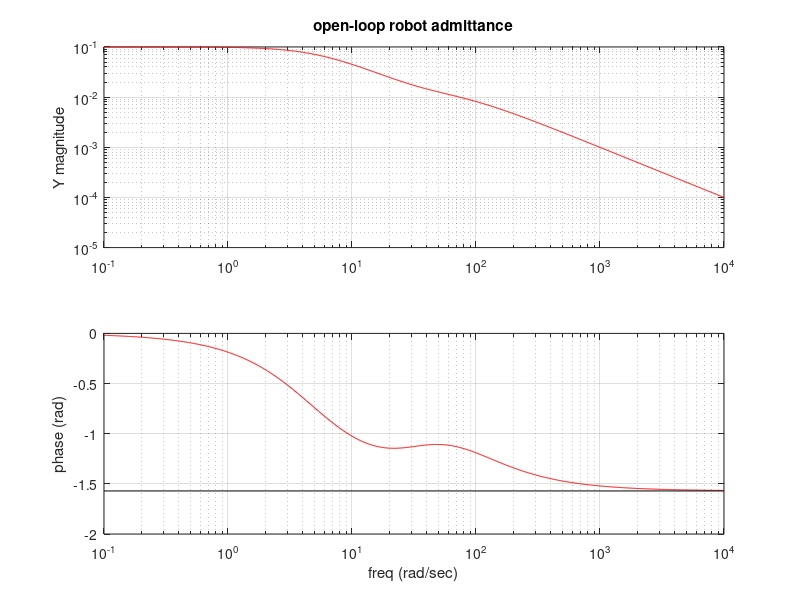
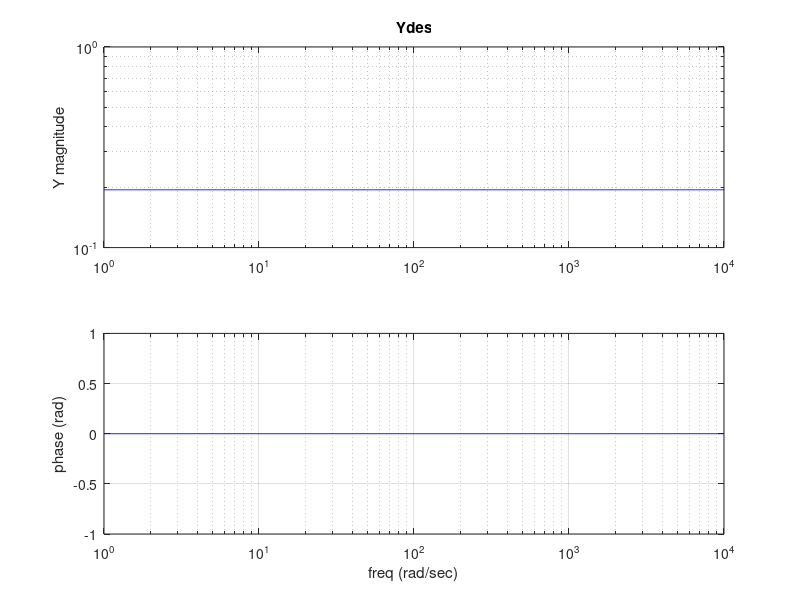
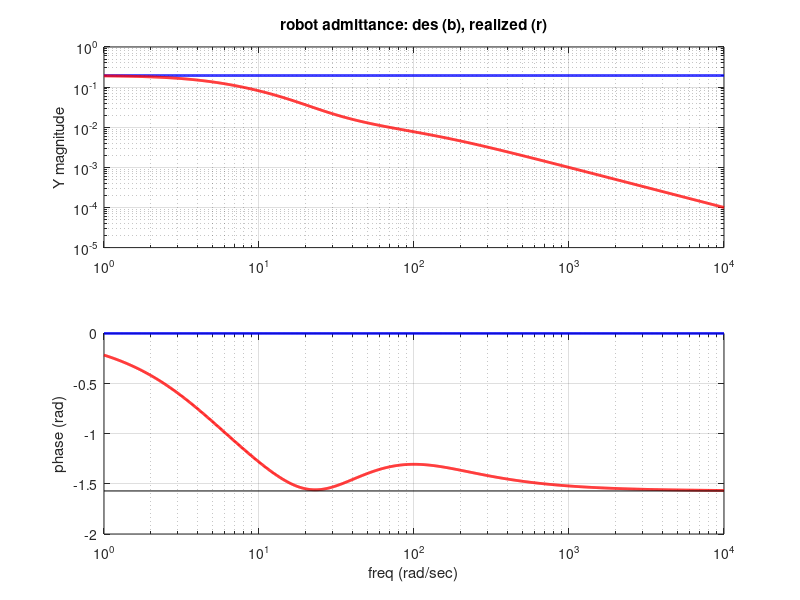
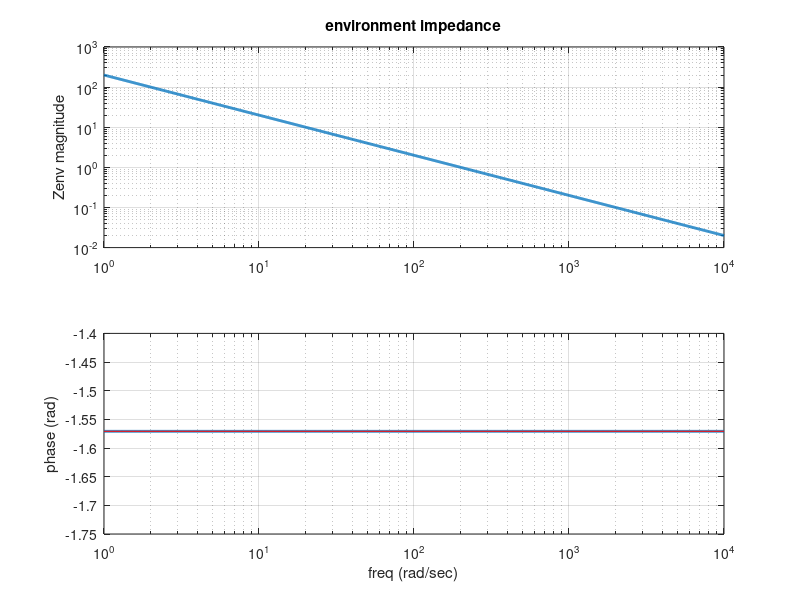

These charts were generated, in order, by the following MATLAB code:
%passivity analysis of a 1-DOF system
clear all
m1 = 1 %system model: a 1kg mass proximal to actuator
m2 = 1 %and 1kg mass distal from motor
Kt = 1000 %stiffness of transmission
Bt = 50 %damping of transmission
M=[m1,0;0,m2]
omega_n = sqrt(2*Kt/(m1+m2))

Bt_mat = [Bt,-Bt;-Bt,Bt];
Kt_mat = [Kt,-Kt;-Kt,Kt];
B_actuator = 10; %actuator has lots of friction; want to mask this with feedback



Kenv= 2000000 %23 %100 %120 %200000 %environment model: a spring of this stiffness, N/m

%desired impedance of Bdes and Kdes
%LOWER BDES IS BETTER, implies more responsive closed-loop admittance of
%the robot\
a = 4.5 ;
b = 5.8 ;
Bdes = (a + b ) /2%damping of desired admittance
Bdes = 150000;
Kdes = 0; %10; %20; %100 %stiffness of desired admittance

%0.044 0.035 0.030

%servo controller gains:
Kp = 200 %200 %200 %20000  %200
Kv = 40 %40 %3000  %40

npts = 1000;

freq_range = logspace(0,2,npts);
real_pts = zeros(size(freq_range));
mag_pts = zeros(size(freq_range));
phase_pts = zeros(size(freq_range));
i=sqrt(-1);

%compute the open-loop admittance of the uncontrolled robot
freq_range = logspace(-1,4,npts);
real_pts = zeros(size(freq_range));
Ydes_mag_pts = zeros(size(freq_range));
Ydes_phase_pts = zeros(size(freq_range));
Yol_mag_pts = zeros(size(freq_range));
Yol_phase_pts = zeros(size(freq_range));
for k=1:npts
  w=freq_range(k);
    s = 1i*w;
   Z_plant = M*s +Bt_mat + [1;0]*B_actuator*[1,0] +Kt_mat/s; % +Fdbk_mat;   
   B_plant = [0;1];
   v_vec = inv(Z_plant)*B_plant;
    v2 =[0,1]* v_vec;    
   Yol_mag_pts(k) = abs(v2);
   Yol_phase_pts(k) = atan2(imag(v2),real(v2));       
    
  end
figure(1)
clf
subplot(2,1,1)
loglog(freq_range, Yol_mag_pts,'r')
ylabel('Y magnitude')
grid on
hold on
title('open-loop robot admittance')
subplot(2,1,2)
semilogx(freq_range,Yol_phase_pts,'r')
xlabel('freq (rad/sec)')
ylabel('phase (rad)')
grid on
hold on
plot([freq_range(1),freq_range(npts)],[-pi/2,-pi/2],'k')  


%compute and plot Ydes in the frequency domain
%freq_range = logspace(-1,4,npts);
freq_range = logspace(0,4,npts);
real_pts = zeros(size(freq_range));
Ydes_mag_pts = zeros(size(freq_range));
Ydes_phase_pts = zeros(size(freq_range));

for k=1:npts
  w=freq_range(k);
    s = 1i*w;
   Ydes = s/(Bdes*s+Kdes);
   Ydes_mag_pts(k) = abs(Ydes);
   Ydes_phase_pts(k) = atan2(imag(Ydes),real(Ydes));
end

figure(2)
clf
subplot(2,1,1)
loglog(freq_range, Ydes_mag_pts,'b')
ylabel('Y magnitude')
grid on
hold on
title('Ydes')


subplot(2,1,2)
semilogx(freq_range,Ydes_phase_pts,'b')
xlabel('freq (rad/sec)')
ylabel('phase (rad)')
grid on
hold on


%compute the closed-loop admittance:

Ycl_mag_pts = zeros(size(freq_range));
Ycl_phase_pts = zeros(size(freq_range));
Ycl_pts = zeros(size(freq_range));
passive=true;
for k=1:npts
  w=freq_range(k);
    s = 1i*w;
   %Ydes = s/(Bdes*s+Kdes); or simply 1/Bdes if Kdes=0
    %open-loop plant is:
    %Z_plant = M*s +Bt_mat + [1;0]*B_actuator*[0,1] +Kt_mat/s;
    %Z_plant*v = [1;0]u + [0;1]Fe
   Z_plant = M*s +Bt_mat + [1;0]*B_actuator*[1,0] +Kt_mat/s;    

   %servo_fdbk_mat = [Kp/s+Kv,0;0,0];
  
   %u = [-Kp/s -Kv,0]v +[Kp,0]*x_cmd
   %x_cmd = (1/s)*Y_des*Fe
   Ydes = s/(Bdes*s+Kdes);
   Gf = Kp*Ydes/s; %at Y_des = 1/Bdes
   %Gv = 1/(s^2)*(Kp*Kdes/Bdes)+(Kv + Kp/s);
   Gv = (Kp/s + Kv);
   % simply Gv = (Kv + Kp/s) for Kdes=0
   servo_fdbk_mat = [1;0]*(Gv)*[1,0];
   %more generally:
   %Gv = (exp(-s*T_D)/(s^2))*(Kp)*J_inv*inv(Bvirt)*(Kvirt)*J + (Kv + Kp/s);

    LHS_mat= Z_plant + servo_fdbk_mat;
    RHS_vec = [Gf;1];    %these terms multiply Fe on the right-hand side of the eqns
    
    %LHS_mat*v = RHS_vec*Fe
    %    Y_cl = [J,0]*inv(Z_sys+(gamma_m*Gv*gamma_m'))*[Gf;1]*J';

    v_vec = inv(LHS_mat)*RHS_vec;
    v2 =[0,1]* v_vec;    
    Ycl_pts(k)= v2;
   Ycl_mag_pts(k) = abs(v2);
   Ycl_phase_pts(k) = atan2(imag(v2),real(v2));      
   if ((Ycl_phase_pts(k)<-pi/2) && (passive))
     passive=false;
     phase_crossover = Ycl_phase_pts(k)
     w_crossover = w
     Ycl_mag_crossover = Ycl_mag_pts(k)
   end
end


figure(3)
clf
subplot(2,1,1)
loglog(freq_range, Ydes_mag_pts,'b','linewidth',2)
ylabel('Y magnitude')
grid on
hold on
title('Ydes')


subplot(2,1,2)
semilogx(freq_range,Ydes_phase_pts,'b','linewidth',2)
xlabel('freq (rad/sec)')
ylabel('phase (rad)')
grid on
hold on


subplot(2,1,1)
loglog(freq_range, Ycl_mag_pts,'r','linewidth',2)
ylabel('Y magnitude')
grid on
hold on
title('robot admittance: des (b), realized (r)','linewidth',2)


subplot(2,1,2)
semilogx(freq_range,Ycl_phase_pts,'r','linewidth',2)
xlabel('freq (rad/sec)')
ylabel('phase (rad)')
grid on
hold on
plot([freq_range(1),freq_range(npts)],[-pi/2,-pi/2],'k')


%compute impedance of the environment
Ze_mag_pts = zeros(size(freq_range));
Ze_phase_pts = zeros(size(freq_range));
Ze_pts = zeros(size(freq_range));

for k=1:npts
  w=freq_range(k);
    s = 1i*w;
    Ze = Kenv/s;
    Ze_pts(k)=Ze;
   Ze_mag_pts(k) = abs(Ze);
   Ze_phase_pts(k) = atan2(imag(Ze),real(Ze));   
end

figure(4)
clf
subplot(2,1,1)
title('magnitude of Zenv vs freq')
%plot(freq_range,mag_pts)
loglog(freq_range, Ze_mag_pts,'linewidth',2)
ylabel('Zenv magnitude')
grid on
title('environment impedance')

subplot(2,1,2)
title('Zenv phase')
%plot(freq_range,phase_pts)
semilogx(freq_range,Ze_phase_pts,'linewidth',2)
xlabel('freq (rad/sec)')
ylabel('phase (rad)')
hold on 
plot([freq_range(1),freq_range(npts)],[-pi/2,-pi/2],'r')
grid on

%compute Ycl*Zenv:
%freq_range = logspace(1,2,npts);
YrZe_mag_pts = zeros(size(freq_range));
YrZe_phase_pts = zeros(size(freq_range));
passive=true;
for k=1:npts
  w=freq_range(k);
    s = 1i*w;
   YclZenv = Ycl_pts(k)*Ze_pts(k);
   YrZe_mag_pts(k) = abs(YclZenv);
   YrZe_phase_pts(k) = atan2(imag(YclZenv),real(YclZenv));
   
   if ((YrZe_phase_pts(k)<-pi) && (passive))
     passive=false;
     YrZe_phase_crossover = YrZe_phase_pts(k)
     w_crossover = w
     YrZe_mag_crossover = YrZe_mag_pts(k)
   end
end
figure(5)
clf
subplot(2,1,1)

%plot(freq_range,mag_pts)
loglog(freq_range, YrZe_mag_pts,'linewidth',2)
ylabel(' magnitude')
grid on
title("Y of robot times Z of environment")

subplot(2,1,2)
title(' phase')
%plot(freq_range,phase_pts)
semilogx(freq_range,YrZe_phase_pts,'linewidth',2)
xlabel('freq (rad/sec)')
ylabel('phase (rad)')
hold on 
plot([freq_range(1),freq_range(npts)],[-pi,-pi],'r')
grid on
%title('environment impedance time Ycl')

%display('hit enter to do simu')
%pause
%simulate the controlled system, no time delay

x1=0.1 %non-zero initial condition
x2=0.1
v1=0
v2=0
x_cmd=0;
v_cmd=0;

dt_sim = 0.0001;
time_vec = 0:dt_sim:5;
[dummy npts_sim]=size(time_vec)

x2_hist=zeros(1,npts_sim);
v2_hist = zeros(1,npts_sim);
Fe_hist = zeros(1,npts_sim);
u_hist = zeros(1,npts_sim);
for k=1:npts_sim
  Fe = -Kenv*x2;  %for environment of a pure spring w/ stiffness Kenv
  v_cmd = (1/Bdes)*(Fe-Kdes*x1); %compute velocity that would be consistent w/ Ydes
  x_cmd=x_cmd+v_cmd*dt_sim; %and position consistent w/ Ydes
  
  %servo control:
  u=Kp*(x_cmd-x1)-Kv*v1; %send xdes to the servo controller

  x2_hist(k)=x2;
  Fe_hist(k)=Fe;
  u_hist(k)=u;
  
  %Euler 1-step simulation:
  F_trans = Bt*(v2-v1)+Kt*(x2-x1);
  a1 = (1/m1)*(F_trans+u -B_actuator*v1);
  a2 = (1/m2)*(-F_trans+Fe);
  
  v1_old = v1;
  v1=v1+a1*dt_sim; %Euler 1-step numerical integration
  x1=x1+0.5*(v1+v1_old)*dt_sim;
  v2_old = v2;
  v2=v2+a2*dt_sim; 
  x2=x2+0.5*(v2+v2_old)*dt_sim;  
  
  end

  figure(6)
  clf
  subplot(3,1,1)
  plot(time_vec,x2_hist,'b')
  title('compliance controller response: x2(t)')
  xlabel('time (sec)')
  ylabel('x (m)')
  grid on
  subplot(3,1,2)
  plot(time_vec,Fe_hist,'b')
  title('compliance controller response: Fe(t)')
  xlabel('time (sec)')
  ylabel('F (N)')
  grid on
  subplot(3,1,3)
  plot(time_vec,u_hist,'b')
  title('compliance controller response: u(t)')
  xlabel('time (sec)')
  ylabel('F (N)')
  grid on


%passivity analysis of a 1-DOF system
clear all
m1 = 1 %system model: a 1kg mass proximal to actuator
m2 = 1 %and 1kg mass distal from motor
Kt = 1000 %stiffness of transmission
Bt = 50 %damping of transmission
M=[m1,0;0,m2]
omega_n = sqrt(2*Kt/(m1+m2))

Bt_mat = [Bt,-Bt;-Bt,Bt];
Kt_mat = [Kt,-Kt;-Kt,Kt];
B_actuator = 10; %actuator has lots of friction; want to mask this with feedback



Kenv= 200 %23 %100 %120 %200000 %environment model: a spring of this stiffness, N/m

%desired impedance of Bdes and Kdes
%LOWER BDES IS BETTER, implies more responsive closed-loop admittance of the robot
l = 4.5 ;

h = 5.8 ;
Bdes = ( l + h)/2%damping of desired admittance
% Bdes = l;
% Bdes = h;
Kdes = 0; %10; %20; %100 %stiffness of desired admittance

%0.044 0.035 0.030

%servo controller gains:
Kp = 200%200 %200 %20000  %200
Kv = 40 %40 %3000  %40

%0.045 0.054
% 0.035
npts = 1000;

freq_range = logspace(0,2,npts);
real_pts = zeros(size(freq_range));
mag_pts = zeros(size(freq_range));
phase_pts = zeros(size(freq_range));
i=sqrt(-1);

%compute the open-loop admittance of the uncontrolled robot
freq_range = logspace(-1,4,npts);
real_pts = zeros(size(freq_range));
Ydes_mag_pts = zeros(size(freq_range));
Ydes_phase_pts = zeros(size(freq_range));
Yol_mag_pts = zeros(size(freq_range));
Yol_phase_pts = zeros(size(freq_range));
for k=1:npts
  w=freq_range(k);
    s = 1i*w;
   Z_plant = M*s +Bt_mat + [1;0]*B_actuator*[1,0] +Kt_mat/s; % +Fdbk_mat;   
   B_plant = [0;1];
   v_vec = inv(Z_plant)*B_plant;
    v2 =[0,1]* v_vec;    
   Yol_mag_pts(k) = abs(v2);
   Yol_phase_pts(k) = atan2(imag(v2),real(v2));       
    
  end
figure(1)
clf
subplot(2,1,1)
loglog(freq_range, Yol_mag_pts,'r')
ylabel('Y magnitude')
grid on
hold on
title('open-loop robot admittance')
subplot(2,1,2)
semilogx(freq_range,Yol_phase_pts,'r')
xlabel('freq (rad/sec)')
ylabel('phase (rad)')
grid on
hold on
plot([freq_range(1),freq_range(npts)],[-pi/2,-pi/2],'k')  


%compute and plot Ydes in the frequency domain
%freq_range = logspace(-1,4,npts);
freq_range = logspace(0,4,npts);
real_pts = zeros(size(freq_range));
Ydes_mag_pts = zeros(size(freq_range));
Ydes_phase_pts = zeros(size(freq_range));

for k=1:npts
  w=freq_range(k);
    s = 1i*w;
   Ydes = s/(Bdes*s+Kdes);
   Ydes_mag_pts(k) = abs(Ydes);
   Ydes_phase_pts(k) = atan2(imag(Ydes),real(Ydes));
end

figure(2)
clf
subplot(2,1,1)
loglog(freq_range, Ydes_mag_pts,'b')
ylabel('Y magnitude')
grid on
hold on
title('Ydes')


subplot(2,1,2)
semilogx(freq_range,Ydes_phase_pts,'b')
xlabel('freq (rad/sec)')
ylabel('phase (rad)')
grid on
hold on


%compute the closed-loop admittance:

Ycl_mag_pts = zeros(size(freq_range));
Ycl_phase_pts = zeros(size(freq_range));
Ycl_pts = zeros(size(freq_range));
passive=true;
for k=1:npts
  w=freq_range(k);
    s = 1i*w;
   %Ydes = s/(Bdes*s+Kdes); or simply 1/Bdes if Kdes=0
    %open-loop plant is:
    %Z_plant = M*s +Bt_mat + [1;0]*B_actuator*[0,1] +Kt_mat/s;
    %Z_plant*v = [1;0]u + [0;1]Fe
   Z_plant = M*s +Bt_mat + [1;0]*B_actuator*[1,0] +Kt_mat/s;    

   %servo_fdbk_mat = [Kp/s+Kv,0;0,0];
  
   %u = [-Kp/s -Kv,0]v +[Kp,0]*x_cmd
   %x_cmd = (1/s)*Y_des*Fe
   Ydes = s/(Bdes*s+Kdes);
   Gf = Kp*Ydes/s; %at Y_des = 1/Bdes
   %Gv = 1/(s^2)*(Kp*Kdes/Bdes)+(Kv + Kp/s);
   Gv = (Kp/s + Kv);
   % simply Gv = (Kv + Kp/s) for Kdes=0
   servo_fdbk_mat = [1;0]*(Gv)*[1,0];
   %more generally:
   %Gv = (exp(-s*T_D)/(s^2))*(Kp)*J_inv*inv(Bvirt)*(Kvirt)*J + (Kv + Kp/s);

    LHS_mat= Z_plant + servo_fdbk_mat;
    RHS_vec = [Gf;1];    %these terms multiply Fe on the right-hand side of the eqns
    
    %LHS_mat*v = RHS_vec*Fe
    %    Y_cl = [J,0]*inv(Z_sys+(gamma_m*Gv*gamma_m'))*[Gf;1]*J';

    v_vec = inv(LHS_mat)*RHS_vec;
    v2 =[0,1]* v_vec;    
    Ycl_pts(k)= v2;
   Ycl_mag_pts(k) = abs(v2);
   Ycl_phase_pts(k) = atan2(imag(v2),real(v2));      
   if ((Ycl_phase_pts(k)<-pi/2) && (passive))
     passive=false;
     phase_crossover = Ycl_phase_pts(k)
     w_crossover = w
     Ycl_mag_crossover = Ycl_mag_pts(k)
   end
end


figure(3)
clf
subplot(2,1,1)
loglog(freq_range, Ydes_mag_pts,'b','linewidth',2)
ylabel('Y magnitude')
grid on
hold on
title('Ydes')


subplot(2,1,2)
semilogx(freq_range,Ydes_phase_pts,'b','linewidth',2)
xlabel('freq (rad/sec)')
ylabel('phase (rad)')
grid on
hold on


subplot(2,1,1)
loglog(freq_range, Ycl_mag_pts,'r','linewidth',2)
ylabel('Y magnitude')
grid on
hold on
title('robot admittance: des (b), realized (r)','linewidth',2)


subplot(2,1,2)
semilogx(freq_range,Ycl_phase_pts,'r','linewidth',2)
xlabel('freq (rad/sec)')
ylabel('phase (rad)')
grid on
hold on
plot([freq_range(1),freq_range(npts)],[-pi/2,-pi/2],'k')


%compute impedance of the environment
Ze_mag_pts = zeros(size(freq_range));
Ze_phase_pts = zeros(size(freq_range));
Ze_pts = zeros(size(freq_range));

for k=1:npts
  w=freq_range(k);
    s = 1i*w;
    Ze = Kenv/s;
    Ze_pts(k)=Ze;
   Ze_mag_pts(k) = abs(Ze);
   Ze_phase_pts(k) = atan2(imag(Ze),real(Ze));   
end

figure(4)
clf
subplot(2,1,1)
title('magnitude of Zenv vs freq')
%plot(freq_range,mag_pts)
loglog(freq_range, Ze_mag_pts,'linewidth',2)
ylabel('Zenv magnitude')
grid on
title('environment impedance')

subplot(2,1,2)
title('Zenv phase')
%plot(freq_range,phase_pts)
semilogx(freq_range,Ze_phase_pts,'linewidth',2)
xlabel('freq (rad/sec)')
ylabel('phase (rad)')
hold on 
plot([freq_range(1),freq_range(npts)],[-pi/2,-pi/2],'r')
grid on

%compute Ycl*Zenv:
%freq_range = logspace(1,2,npts);
YrZe_mag_pts = zeros(size(freq_range));
YrZe_phase_pts = zeros(size(freq_range));
passive=true;
for k=1:npts
  w=freq_range(k);
    s = 1i*w;
   YclZenv = Ycl_pts(k)*Ze_pts(k);
   YrZe_mag_pts(k) = abs(YclZenv);
   YrZe_phase_pts(k) = atan2(imag(YclZenv),real(YclZenv));
   
   if ((YrZe_phase_pts(k)<-pi) && (passive))
     passive=false;
     YrZe_phase_crossover = YrZe_phase_pts(k)
     w_crossover = w
     YrZe_mag_crossover = YrZe_mag_pts(k)
   end
end
figure(5)
clf
subplot(2,1,1)

%plot(freq_range,mag_pts)
loglog(freq_range, YrZe_mag_pts,'linewidth',2)
ylabel(' magnitude')
grid on
title("Y of robot times Z of environment")

subplot(2,1,2)
title(' phase')
%plot(freq_range,phase_pts)
semilogx(freq_range,YrZe_phase_pts,'linewidth',2)
xlabel('freq (rad/sec)')
ylabel('phase (rad)')
hold on 
plot([freq_range(1),freq_range(npts)],[-pi,-pi],'r')
grid on
%title('environment impedance time Ycl')

%display('hit enter to do simu')
%pause
%simulate the controlled system, no time delay

x1=0.1 %non-zero initial condition
x2=0.1
v1=0
v2=0
x_cmd=0;
v_cmd=0;

dt_sim = 0.0001;
time_vec = 0:dt_sim:5;
[dummy npts_sim]=size(time_vec)

x2_hist=zeros(1,npts_sim);
v2_hist = zeros(1,npts_sim);
Fe_hist = zeros(1,npts_sim);
u_hist = zeros(1,npts_sim);
for k=1:npts_sim
  Fe = -Kenv*x2;  %for environment of a pure spring w/ stiffness Kenv
  v_cmd = (1/Bdes)*(Fe-Kdes*x1); %compute velocity that would be consistent w/ Ydes
  x_cmd=x_cmd+v_cmd*dt_sim; %and position consistent w/ Ydes
  
  %servo control:
  u=Kp*(x_cmd-x1)-Kv*v1; %send xdes to the servo controller

  x2_hist(k)=x2;
  Fe_hist(k)=Fe;
  u_hist(k)=u;
  
  %Euler 1-step simulation:
  F_trans = Bt*(v2-v1)+Kt*(x2-x1);
  a1 = (1/m1)*(F_trans+u -B_actuator*v1);
  a2 = (1/m2)*(-F_trans+Fe);
  
  v1_old = v1;
  v1=v1+a1*dt_sim; %Euler 1-step numerical integration
  x1=x1+0.5*(v1+v1_old)*dt_sim;
  v2_old = v2;
  v2=v2+a2*dt_sim; 
  x2=x2+0.5*(v2+v2_old)*dt_sim;  
  
  end

  figure(6)
  clf
  subplot(3,1,1)
  plot(time_vec,x2_hist,'b')
  title('compliance controller response: x2(t)')
  xlabel('time (sec)')
  ylabel('x (m)')
  grid on
  subplot(3,1,2)
  plot(time_vec,Fe_hist,'b')
  title('compliance controller response: Fe(t)')
  xlabel('time (sec)')
  ylabel('F (N)')
  grid on
  subplot(3,1,3)
  plot(time_vec,u_hist,'b')
  title('compliance controller response: u(t)')
  xlabel('time (sec)')
  ylabel('F (N)')
  grid on


